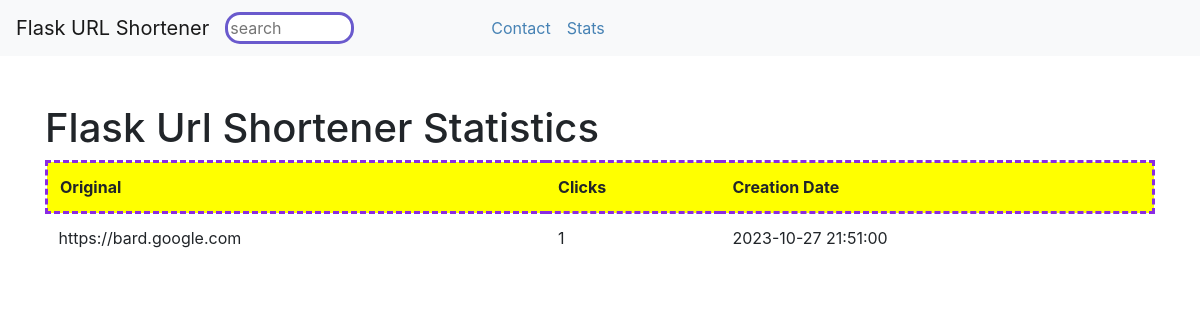
/stats, run on an earlier commit of the app's database.
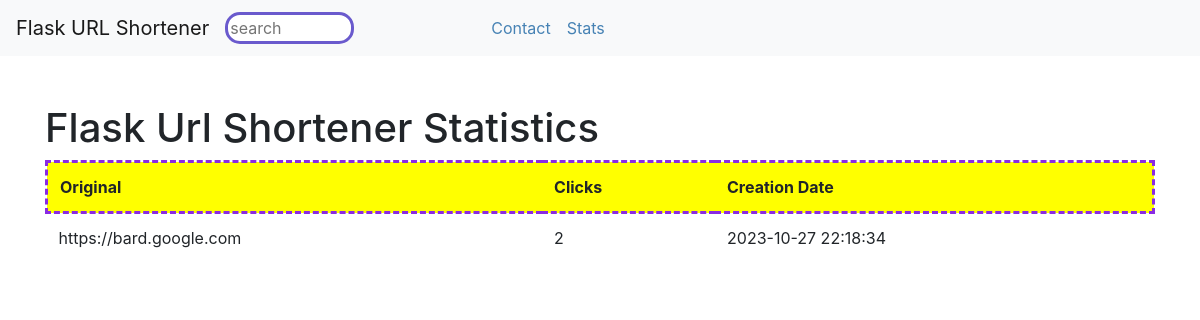
And on a later commit of the database.
### tables this page shows
CREATE TABLE urls(
    id INTEGER PRIMARY KEY AUTOINCREMENT,
    created TIMESTAMP NOT NULL DEFAULT CURRENT_TIMESTAMP,
    original_url TEXT NOT NULL,
    clicks INTEGER NOT NULL DEFAULT 0
);

### app.py (the view)
@app.route("/stats", methods=("GET",))
def get_all_url_stats():
    conn = get_db_conn()
    Url_data = conn.execute("SELECT original_url, clicks, created FROM urls").fetchall()
    if Url_data:
        return render_template("stats.html", url_data=Url_data)
    flash("Invalid URL", "error")
    return redirect(url_for("index"))

### app.py (called while the page is built)
def get_db_conn():
    conn = sqlite3.connect("database.db")
    conn.row_factory = sqlite3.Row
    return conn

### templates/stats.html
{% extends 'base.html' %}
{% block content %}
<h1>{% block title %} Flask Url Shortener Statistics {% endblock %}</h1>
<table class="table">
    <thead>
        <tr style="border:dashed; border-color: blueviolet; background-color: yellow;">
            <th scope="col">Original</th>
            <th scope="col">Clicks</th>
            <th scope="col">Creation Date</th>
        </tr>
    </thead>
    <tbody>
        {% for url in url_data %}
        <tr>
            <td>{{ url['original_url'] }}</td>
            <td>{{ url['clicks'] }}</td>
            <td>{{ url['created'] }}</td>
        </tr>
        {% endfor %}
    </tbody>
</table>
{% endblock %}

### templates/base.html (shortened to what this page needs)
<!doctype html>
<html lang="en">
<head>
    <link rel="stylesheet" href="https://stackpath.bootstrapcdn.com/bootstrap/4.3.1/css/bootstrap.min.css"
>
</head>
<body>
    <nav class="navbar navbar-expand-md navbar-light bg-light">
        <a class="navbar-brand" href="{{ url_for('index')}}">Flask URL Shortener</a>
        <form action="/search">
            <input placeholder="search" name="search-item"
                style="border: solid 3px slateblue; border-radius: 15px; width: 50%;">
        </form>
        <div class="collapse navbar-collapse" id="navbarNav">
            <ul class="navbar-nav">
                <li class="nav-item active">
                    <a style="color: steelblue;" class="nav-link" href="mailto:adity09@outlook.com">Contact</a>
                </li>
                <li class="nav-item active">
                    <a style="color: steelblue;" class="nav-link" href="{{ url_for('get_all_url_stats')}}">Stats</a>
                </li>
            </ul>
        </div>
    </nav>
    <br></br>
    <div class="container">
        {% block content %} {% endblock %}
    </div>
</body>
</html>

What changed in the data, as far as the page shows it:
changed urls "https://bard.google.com": clicks "1" → "2"; created "2023-10-27 21:51:00" → "2023-10-27 22:18:34"
